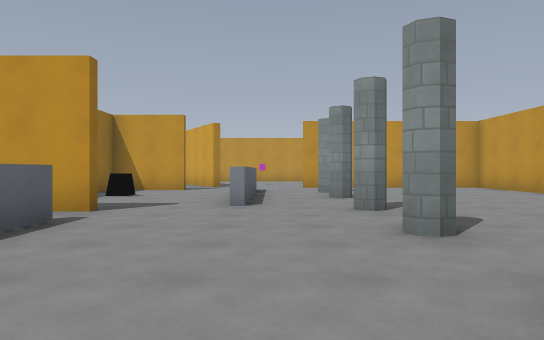
view 1 (above)

18 first-person views from a walk through a level from a Godot 3-D game. The camera is 1.2 m above the floor, looks level and sees 70° across. The floor is counted in squares, 2 m on a side. Each view is taken from the middle of a square. On the plan, view 1 faces up. The plan holds only what a view shows up to about 11 squares ahead; the rest is blank. Surface patterns are stand-ins for the level's own textures.

view 2
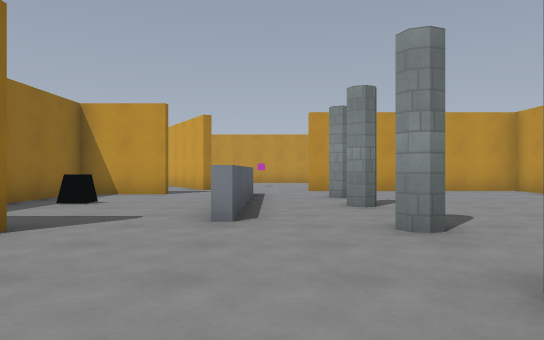

view 3
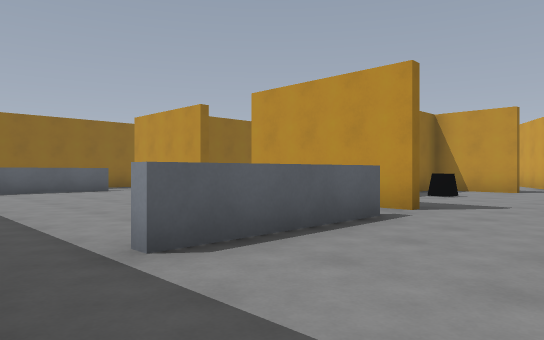

view 4
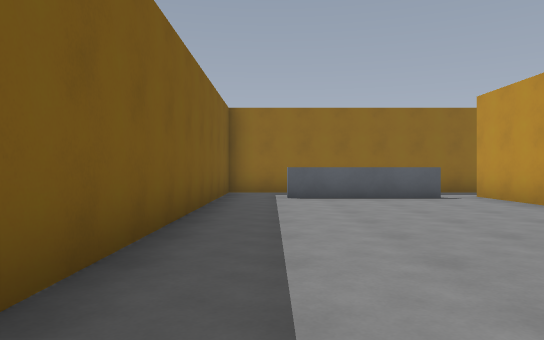

view 5
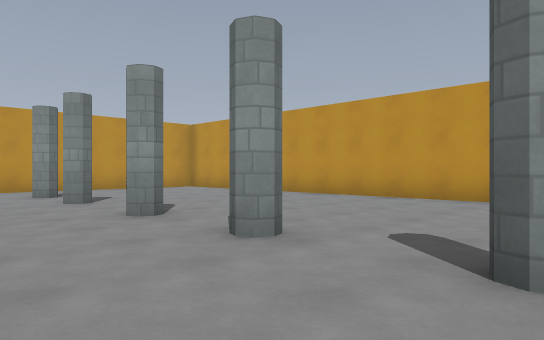

view 6
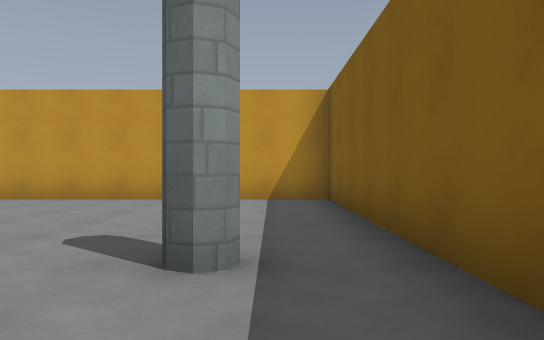

view 7
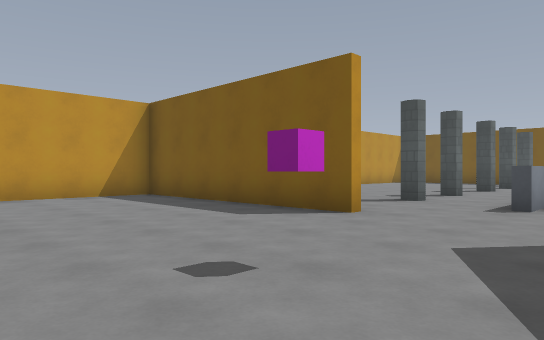

view 8
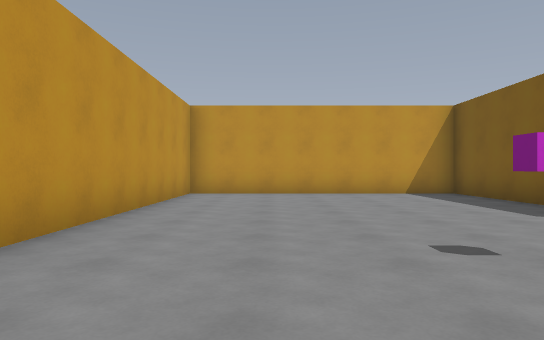

view 9
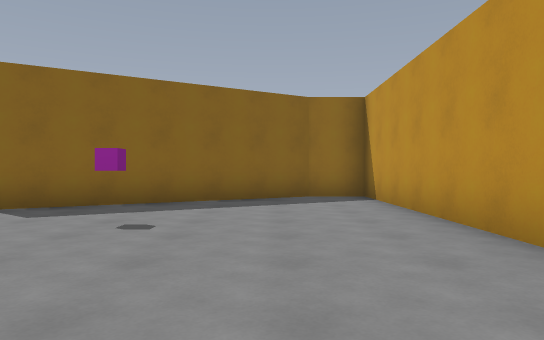

view 10
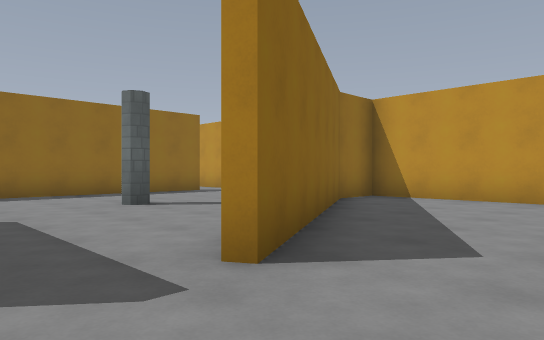

view 11
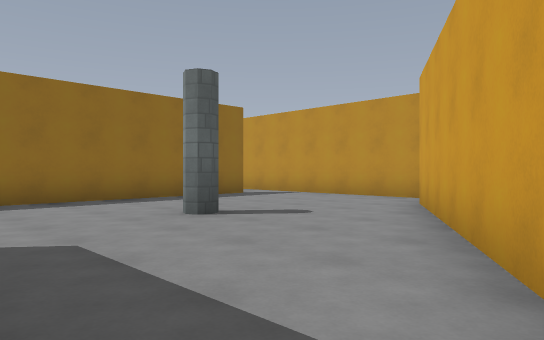

view 12
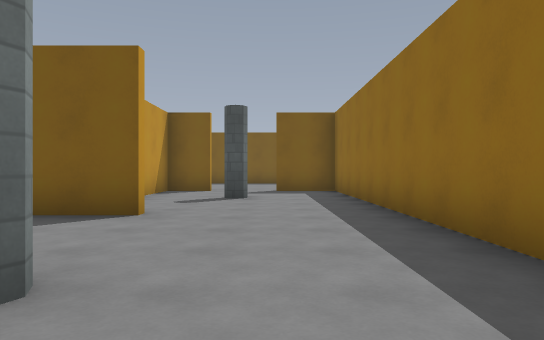

view 13
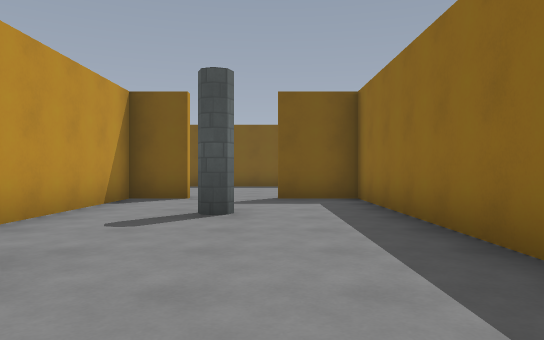

view 14
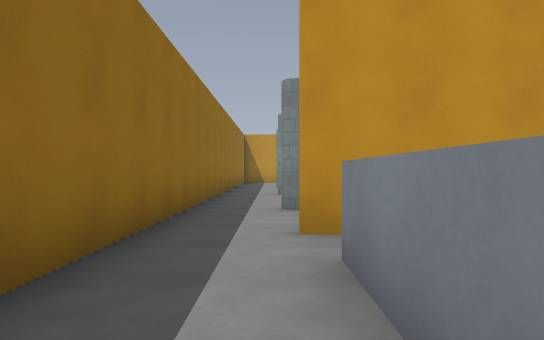

view 15
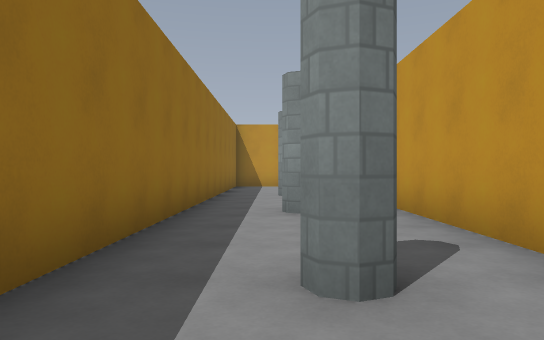

view 16
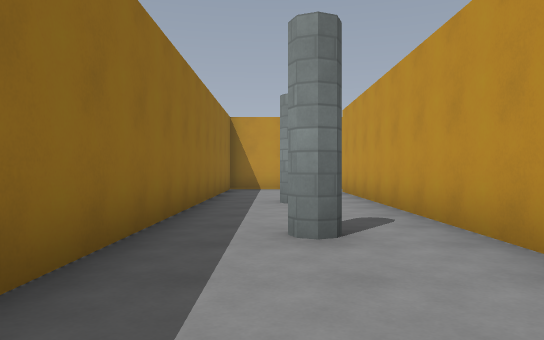

view 17
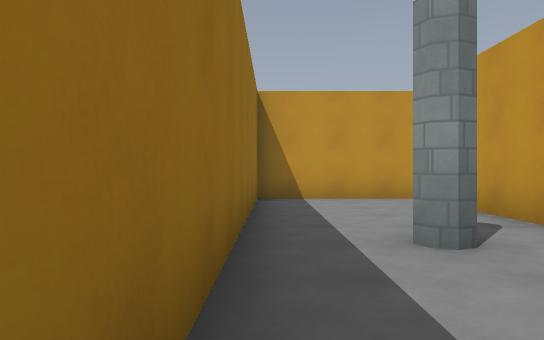

view 18
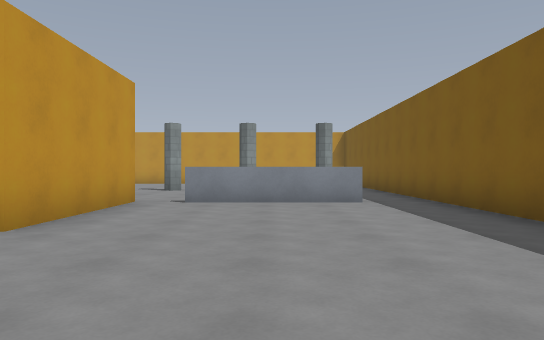

### Floor plan
Ten units are one square. View 1 is at (0, 0); x grows to the right and y downward. Boxes are objects, and circles mark ways between rooms. Rooms are numbered by the first view taken in them; rooms with no view inside come last. Other rooms are left out.
<svg viewBox="-138 -206 212 212">
<path fill="none" stroke="#000" d="M-26 -56 -63 -56M-26 -46 -26 -12M-26 -116 -48 -116 -48 -89M-81 -56 -118 -56M10 -133 69 -133 69 -201 -48 -201 -48 -188 -18 -137M-29 -12 -29 -46M19 -131 11 -131M-101 -87 -101 -186M-113 -46 -113 -12M-115 -26 -115 -46M-96 -201 -133 -201 -133 1 69 1 69 -130M-63 -119 -48 -119M-23 -141 -50 -188M-98 -187 -98 -59 -81 -59M-63 -59 -50 -59 -50 -98M-56 -201 -96 -201"/>
<rect x="-125" y="-125" width="10" height="10" fill="#bbb"><title>column</title></rect>
<rect x="-125" y="-155" width="10" height="10" fill="#bbb"><title>column</title></rect>
<rect x="-115" y="-85" width="10" height="10" fill="#bbb"><title>column</title></rect>
<rect x="-35" y="-95" width="10" height="10" fill="#bbb"><title>other object</title></rect>
<rect x="-5" y="-165" width="10" height="10" fill="#bbb"><title>block</title></rect>
<rect x="5" y="-15" width="10" height="10" fill="#bbb"><title>column</title></rect>
<rect x="5" y="-95" width="20" height="20" fill="#bbb"><title>column</title></rect>
<rect x="5" y="-115" width="20" height="20" fill="#bbb"><title>column</title></rect>
<rect x="15" y="-45" width="10" height="10" fill="#bbb"><title>column</title></rect>
<rect x="15" y="-65" width="10" height="10" fill="#bbb"><title>column</title></rect>
<rect x="-75" y="-95" width="10" height="10" fill="#bbb"><title>column</title></rect>
<rect x="-65" y="-155" width="10" height="10" fill="#bbb"><title>column</title></rect>
<circle cx="-100" cy="-190" r="3" fill="#2a7"/>
<circle cx="-30" cy="-130" r="3" fill="#2a7"/>
<circle cx="-75" cy="-60" r="3" fill="#2a7"/>
<text x="-30" y="-80">1</text>
<text x="-70" y="-130">2</text>
</svg>
Room 1 opens to room 2.

Where each view was taken, in squares from view 1:
view 1: 0 up, 0 right, facing up
view 2: 2 up, 0 right, facing up
view 3: 0 up, 0 right, facing up-left
view 4: 1 up, 3 left, facing left
view 5: 1 up, 1 left, facing up-right
view 6: 1 up, 1 left, facing right
view 7: 18 up, 2 left, facing down-right
view 8: 18 up, 3 left, facing right
view 9: 18 up, 4 right, facing left
view 10: 12 up, 0 right, facing up-left
view 11: 12 up, 2 left, facing up-left
view 12: 17 up, 8 left, facing down
view 13: 14 up, 8 left, facing down
view 14: 2 up, 12 left, facing up
view 15: 6 up, 12 left, facing up
view 16: 8 up, 12 left, facing up
view 17: 12 up, 13 left, facing up
view 18: 3 up, 10 left, facing right
